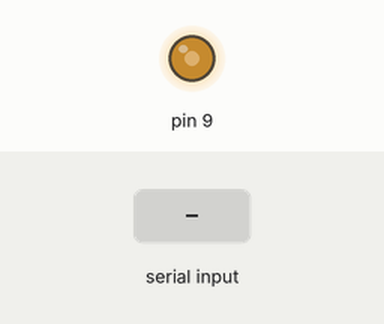
This sketch was run on a simulated Arduino Uno, built with avr-gcc and run on an emulated ATmega328P. Shown: output pins drawn as LEDs (lit = HIGH). The test bench sets the inputs (shaded band). What the sketch prints to the serial monitor is not drawn.

Above: at 1.2 s.
1.3 s: "DUTY 1\n" received over Serial
At 2.5 s:
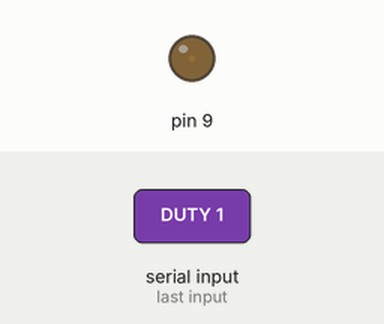
2.8 s: "STOP\n" received over Serial
At 3.7 s:
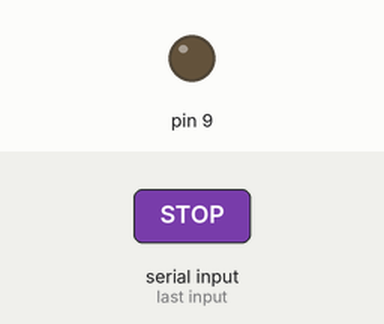
4.3 s: "DUTY 150\n" received over Serial
At 5.0 s:
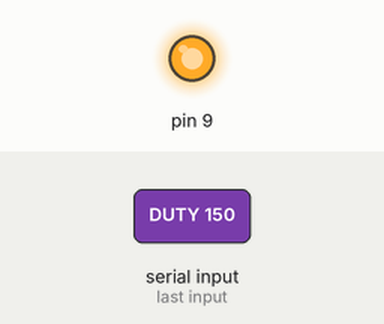
5.8 s: "DUTY\n" received over Serial
At 7.1 s:
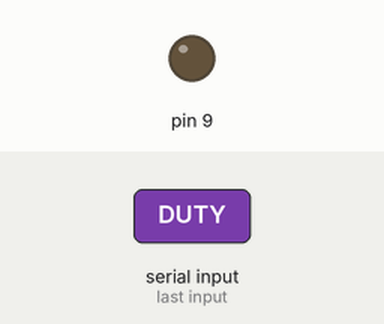
Timing chart, 0 to 8.3 s (numbered marks = the images above; inputs shaded):
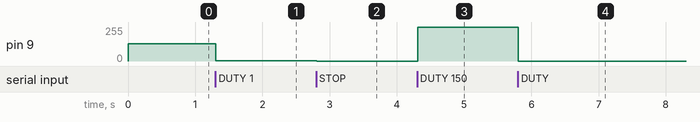

Measured:
- after the input at 1.3 s, pin 9: 128/255 → 2/255 at once
- after the input at 2.8 s, pin 9: 2/255 → 0/255 at once
- after the input at 4.3 s, pin 9: 0/255 → 255/255 at once
- after the input at 5.8 s, pin 9: 255/255 → 0/255 at once

The sketch:

Pwm_generator.ino
```cpp
/**
 * @file Pwm_generator.ino
 *
 * @mainpage Generador de señal PWM con duty y frecuencia variable
 *
 * @section Programa que recibe por medio de la terminal comandos
 * para hacer generar una señal PWM de uno de los pin de  salida arduino
 * pudiendo modificar los valores de .
 *
 * @section notes Notes
 * El programa solo tiene permitido 5 comandos con los cuales
 *  el usuario puede interactuar con la terminal.
 * Estos son  start, stop, duty, freq, reset para modificar
 * o hacer uso del generador.
 *
 * @section author Author
 * - Juan David Rios Rivera
 * - Mario Alejandro Tabares
 */
#include <TimerOne.h>

#define PWM 9 //Pin 5         //Pin 5 /**< Define el pin 5 a la señal salida del arduino */
//Variables flotantes
unsigned long freq = 1000;            /**< Define la frecuencia por defecto f=1000 */
unsigned long duty = 512;             /**< Define el duty por defecto d=512*/
//variables booleanas
bool activate;                        /**< Bandera que indica si esta activo o no el sistema */


void setup() {
      /**
  Primero se inicializa la frecuencia en el contador del timer, seguido de mandarle los valores
  de entrada a la uncion que determina el pin de salida del PWM y el duty de la señal.
  se inicializan los budios de comunicacion y por ultimo se imprime algo en terminal para esperar
  respuesta del usuario
  @param Ninguno función no recibe parámetros
  @return Esta función no retorna nada
  */
    Timer1.initialize(1000000/freq);
    Timer1.setPwmDuty(PWM, duty);
    Serial.begin(9600);
    Serial.print(">>");
}

void loop() {

  /**
    Función que se ejecuta en loop infinito en el arduino, aqui el loop se pregunta constantemente que comandos ingresa el usuario,
    Existen condicionales que determinan el comando ingresado por el usuario y debido a eso almacena o realiza
    cambion de la señal de salida.
  */

  if (Serial.available()>0){
   /**if(Serial. acailable)
    Verifica si la terminal esta activa y a la espera de algun comando
  */
    String command = Serial.readStringUntil('\n');    /*! Pide el comando de la terminal */
    command.toUpperCase();                            /*! define siempre mayuscula el comando del usuario */
    if(command=="START"){
      /**if(comand=="START")
        Verifica si el comando es start, y activa la bandera activate para generar la salida de la señal
        por el pin del arduino 9, por ultimo muestra un mensage en pantalla indicando su activacion
      */
        activate = 1;
        Serial.print("SIG. ACTIVATED");
        }
    if(command=="STOP"){
       /**if(comand=="STOP")
        Verifica si el comando es stop, y desactiva la bandera activate para generar la salida nula de la señal
        por el pin del arduino 9, por ultimo muestra un mensage en pantalla indicando su descativación
      */
        activate = 0;
        Timer1.disablePwm(PWM);
        Serial.print("SIG. DISABLED");
    }
    if(command.indexOf("FREQ") != -1){
       /**if(comand.indexOf("FREQ != -1 "))
        Verifica si el comando de FREQ es escrito por la terminal
        con algun valor que lo acompañe despues de la tecla espacio,
        guarda el valor ingresado en la terminal en a y se lo asigna en frecuencia
        Se modifica la frecuencia de la señal actual, debido a que se inicializa
        con el valor de la nueva frecuencia, imprime un mensage en terminal e imprime
        la frecuencia
      */
        unsigned long a = command.substring(command.indexOf(" ")+1, command.lastIndexOf("\n")).toInt();
        freq = a;
        Timer1.initialize(1000000/freq);
        Serial.print("DONE ");
        Serial.print(freq);
    }
    if(command.indexOf("DUTY") != -1){
      /**if(comand.indexOf("DUTY != -1 "))
        Verifica si el comando de DUTY es escrito por la terminal
        con algun valor que lo acompañe despues de la tecla espacio,
        guarda el valor ingresado en la terminal en d y se lo asigna en duty
        por medio de una matiz de transformacion de los valores del duty con la funcion map
        Se modifica el duty de la señal actual, debido a que se cambia el valor de pwm
        con el valor del nuevo duty,  por ultimo imprime un mensage en terminal.
      */
      unsigned long d = command.substring(command.indexOf(" ")+1, command.lastIndexOf("\n")).toInt();
      duty = map(d, 0, 100, 0, 1023);
      Timer1.pwm(PWM, duty);
      Serial.print("DONE");
    }
    if(command=="RESET"){
      /**if(comand=="RESET"))
       declara la frecuencia y el duty por defecto.
      */
        Timer1.initialize(1000);
        duty = 512;
    }
    Serial.print('\n');   /*! Salto de linea */
    Serial.print(">>");   /*! imprime >> en terminal */
  }

  if(activate){
       /**if(activate))
      Si la bandera se encuentra activa, lanza la funcion de pwm con los valores del pin
      de salida del PWM y el duty que contenga actualmente.
      */
        Timer1.pwm(PWM, duty);
  }

}
```
